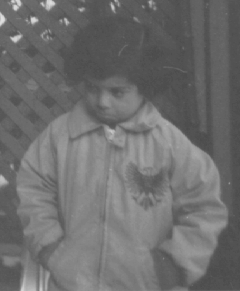
%> input picture Chapter03/images/pout.tif, 240 x 291 px
$ octave example3_18.m   (GNU Octave 9; MATLAB toolbox functions it lacks are replaced by stand-ins)
%> lines starting %> are read from the running program, lines starting %| are printed output that depends on the picture
% Read in image
A = imread('images/pout.tif');
%> A is the input picture: size 291x240 uint8; min 74, max 224, mean 110.3

% Stretch contrast using method 1
B = imadjust(A, stretchlim(A, [0.05, 0.95]), []);
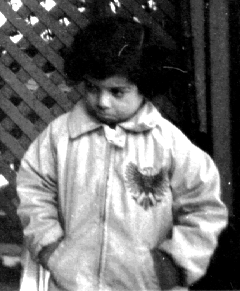
%> B: size 291x240 uint8; min 0, max 255, mean 109.5

% Display input and output histogram
subplot(1, 2, 1), imhist(A);
subplot(1, 2, 2), imhist(B);
%> after `imhist(B)`:
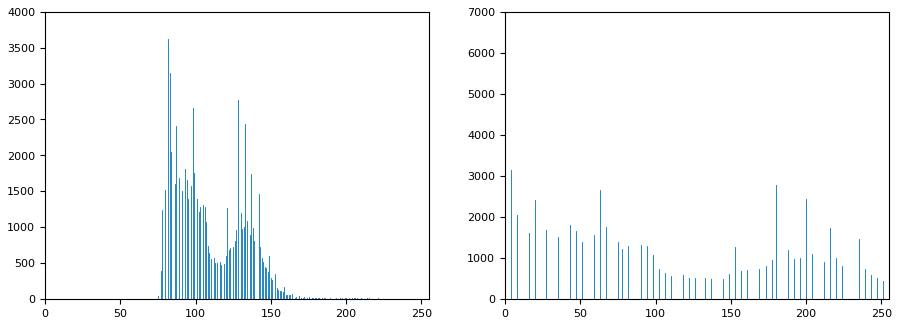
%> figure redrawn from the program's plot data, 2 panels; panel 1: highest point at x = 82, y = 3628; panel 2: highest point at x = 0, y = 6820

$ run again, with Chapter03/images/AT3_1m4_01.tif copied over Chapter03/images/pout.tif
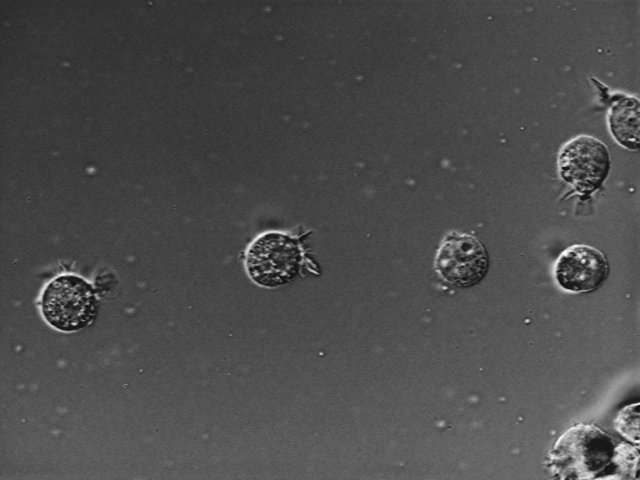
%> input picture Chapter03/images/AT3_1m4_01.tif, 640 x 480 px
%> A is the input picture: size 480x640 uint8; min 15, max 254, mean 76.6
%> `B = imadjust(A, stretchlim(A, [0.05, 0.95]), []);`:
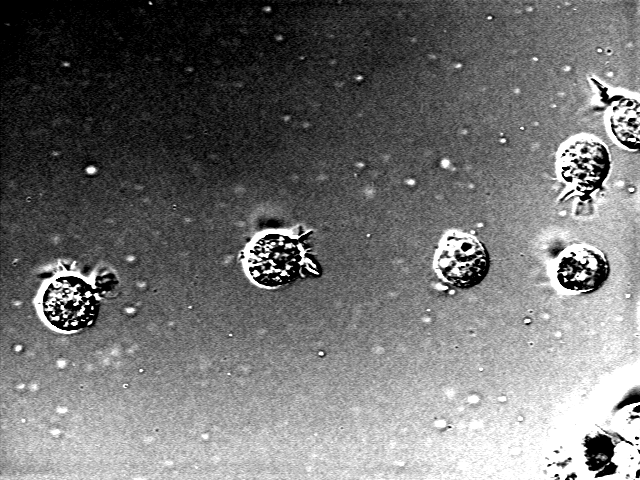
%> B: size 480x640 uint8; min 0, max 255, mean 113.7
%> `imhist(B)`:
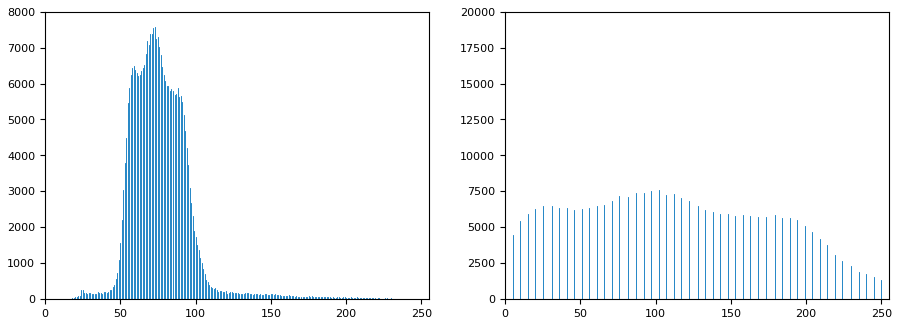
%> figure redrawn from the program's plot data, 2 panels; panel 1: highest point at x = 73, y = 7564; panel 2: highest point at x = 0, y = 17758
